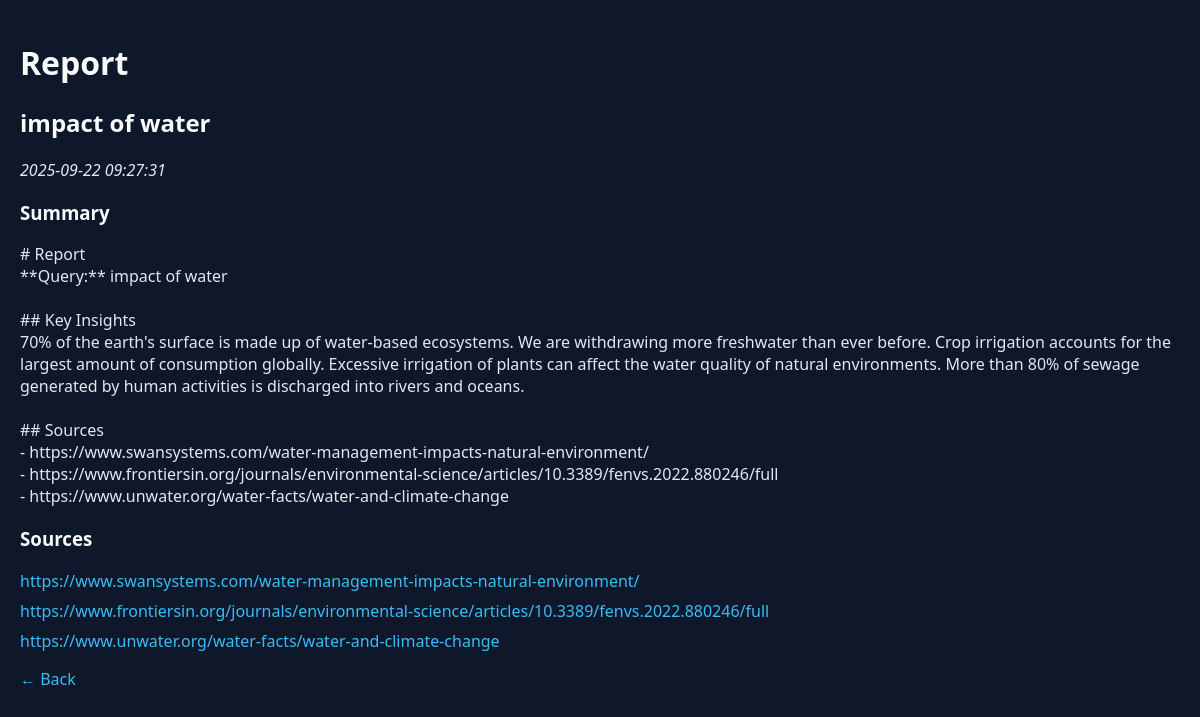
The page /report/1 on the database its author committed.
### tables this page shows
CREATE TABLE reports (
            id INTEGER PRIMARY KEY AUTOINCREMENT,
            query TEXT NOT NULL,
            summary TEXT NOT NULL,
            links TEXT NOT NULL,
            created_at TIMESTAMP DEFAULT CURRENT_TIMESTAMP
        );

### app.py (the view)
@app.route("/report/<int:report_id>")
def report(report_id):
    conn = sqlite3.connect(DB_FILE)
    c = conn.cursor()
    c.execute("SELECT query, summary, links, created_at FROM reports WHERE id=?", (report_id,))
    row = c.fetchone()
    conn.close()
    if not row:
        flash("Report not found.", "error")
        return redirect(url_for("index"))
    query, summary, links, created_at = row
    links_render = [l for l in (links or "").splitlines() if l.strip()]
    return render_template("report.html", query=query, summary=summary, links=links_render, created_at=created_at)

### templates/report.html (shortened to what this page needs)
<!DOCTYPE html>
<html lang="en">
<head>
  <link rel="stylesheet" href="{{ url_for('static', filename='styles.css') }}">
</head>
<body>
  <h1>Report</h1>
  <h2>{{ query }}</h2>
  <p><em>{{ created_at }}</em></p>
  <h3>Summary</h3>
  <div style="white-space: pre-wrap;">{{ summary }}</div>
  <h3>Sources</h3>
  <ul>
    {% for l in links %}
      <li><a href="{{ l }}" target="_blank">{{ l }}</a></li>
    {% endfor %}
  </ul>
  <p><a href="{{ url_for('index') }}">← Back</a></p>
</body>
</html>

### static/styles.css (style rules this page uses)
body { font-family: 'Segoe UI', Tahoma, Geneva, Verdana, sans-serif; background-color: #0f172a; color: #e2e8f0; margin: 0; padding: 20px; }
h1, h2, h3 { color: #f8fafc; }
a { color: #38bdf8; text-decoration: none; }
ul { list-style-type: none; padding: 0; }
li { margin: 8px 0; }

### rows shown on the page
reports: query "impact of water", created_at "2025-09-22 09:27:31", summary "# Report **Query:** impact of water ## Key Insights 70% of the earth's surface is made up of water-based ecosystems. We are withdrawing more freshwater than ever before. Crop irrigation accounts for the largest amount of consumption globally. Excessive irrigation of plants can affect the water quality of natural environments. More than 80% of sewage generated by human activities is discharged into rivers and oceans. ## Sources - https://www.swansystems.com/water-management-impacts-natural-environment/ - https://www.frontiersin.org/journals/environmental-science/articles/10.3389/fenvs.2022.880246/full - https://www.unwater.org/water-facts/water-and-climate-change"

### other values the page prints
{{ l }} "https://www.swansystems.com/water-management-impacts-natural-environment/" "https://www.frontiersin.org/journals/environmental-science/articles/10.3389/fenvs.2022.880246/full" "https://www.unwater.org/water-facts/water-and-climate-change"
